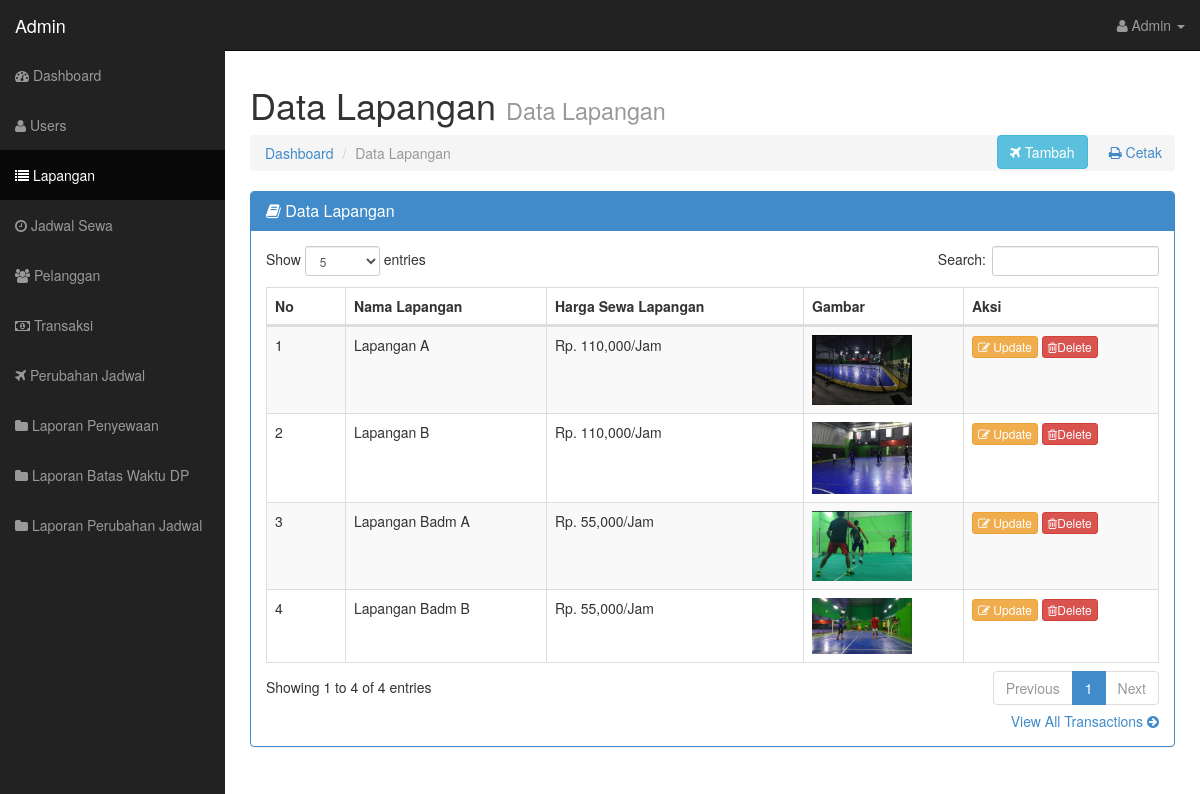
The page /admin/?page=lapangan (signed in) on the database its author committed.
### tables this page shows
CREATE TABLE `lapangan` (
  `id_lapangan` int(11) NOT NULL,
  `nama_lapangan` varchar(30) NOT NULL,
  `harga_sewa` int(15) NOT NULL,
  `gambar` varchar(255) NOT NULL
);

### admin/classcrud/classcrud.php (called while the page is built, shortened)
<?php
class Lapangan {
    public function tampil_lapangan($koneksi){
        $qry = $koneksi->query("SELECT * FROM lapangan ORDER BY id_lapangan ASC");
        return $qry;
        return $data;
    }
}
$lapangan = new Lapangan();
?>

### admin/views/lapangan.php (the view, shortened to what this page needs)
<!DOCTYPE html>
<html lang="en">
<head>
</head>
<body>
<div class="row">
          <div class="col-lg-12">
            <h1>Data Lapangan <small>Data Lapangan</small></h1>
            <a href="" class="btn btn-secondary pull-right" style="margin-left: 8px;"><i class="fa fa-print"></i> Cetak</a>
            <button type="button" class="btn btn-info pull-right" id="tambahdatalapangan" data-toggle="modal" data-target="#tambahlapangan">
                  <i class="fa fa-plane"></i> Tambah
            </button>
            <ol class="breadcrumb">
              <li><a href="index.html"><i class="icon-dashboard"></i> Dashboard</a></li>
              <li class="active"><i class="icon-file-alt"></i>Data Lapangan</li>
            </ol>
          </div>
        </div>
  <div class="row">
            <div class="col-lg-12">
            <div class="panel panel-primary">
              <div class="panel-heading">
                <h3 class="panel-title"><i class="fa fa-book"></i> Data Lapangan</h3>
              </div>
              <div class="panel-body">
                <div class="table-responsive">
                  <table class="table table-bordered table-hover table-striped tablesorter" id="dataTable">
                    <thead>
                        <tr>
                            <th>No</th>
                            <th>Nama Lapangan</th>
                            <th>Harga Sewa Lapangan</th>
                            <th>Gambar</th>
                            <th>Aksi</th>
                        </tr>
                    </thead>
                    <tbody>
                    <?php
                      $qry = $lapangan->tampil_lapangan($koneksi);
                      foreach ($qry as $dat => $data) {
                    ?>
                    <tr>
                        <td><?= $dat + 1 ?></td>
                        <td><?= ucwords($data['nama_lapangan']) ?></td>
                        <td>Rp. <?= number_format($data['harga_sewa']) ?>/Jam</td>
                        <td><img src="../assets/img/<?= $data['gambar']; ?>" width="100px"></td>
                        <td>
                            <a id="ubahdatalapangan" data-toggle="modal" data-target="#ubahlapangan" data-idlapangan="<?= $data['id_lapangan'] ?>" data-namalapangan="<?= $data['nama_lapangan'] ?>" data-hargasewa="<?= $data['harga_sewa'] ?>" data-gbr="<?= $data['gambar'] ?>" ><button class="btn btn-warning btn-xs"><i class="fa fa-pencil-square-o"></i> Update</button></a>
                            <a href="?page=lapangan&hapus=<?= $data['id_lapangan'] ?>" class="btn btn-danger btn-xs" onclick="return confirm('Yakin Ingin Di Hapus ?')"><i class="fa fa-trash-o"></i>Delete</a>
                        </td>
                    </tr>
                    <?php } ?>
                    </tbody>
                  </table>
                </div>
                <div class="text-right">
                  <a href="#">View All Transactions <i class="fa fa-arrow-circle-right"></i></a>
                </div>
              </div>
            </div>
          </div>
        </div>
        <?php include_once 'modalaksi/tambahlapangan.php'; ?>
        <?php include_once 'modalaksi/ubahlapangan.php'; ?>
</body>
</html>

### admin/index.php (shortened to what this page needs)
<?php
include_once "classcrud/classcrud.php";
?>
<!DOCTYPE html>
<html lang="en">
  <head>
    <link href="../assets/css/bootstrap.css" rel="stylesheet">
    <link href="../assets/css/sb-admin.css" rel="stylesheet">
    <link rel="stylesheet" href="../assets/font-awesome/css/font-awesome.min.css">
    <link rel="stylesheet" href="../dataTables/datatables.min.css">
  </head>
  <body>
    <div id="wrapper">
      <nav class="navbar navbar-inverse navbar-fixed-top" role="navigation">
        <div class="navbar-header">
          <a class="navbar-brand" href="?page=dashboard"><?= ucwords($_SESSION['adm']['username']); ?></a>
        </div>
        <div class="collapse navbar-collapse navbar-ex1-collapse">
          <ul class="nav navbar-nav side-nav">
          <?php if(@$_SESSION['admin']) : ?>
            <li <?= @$_GET['page'] == 'dashboard' ? 'class="active"' : ''; ?>><a href="?page=dashboard"><i class="fa fa-dashboard"></i> Dashboard</a></li>
            <li <?= @$_GET['page'] == 'users' ? 'class="active"' : ''; ?> ><a href="?page=users"><i class="fa fa-user"></i> Users</a></li>
            <li <?= @$_GET['page'] == 'lapangan' ? 'class="active"' : ''; ?> ><a href="?page=lapangan"><i class="fa fa-list"></i> Lapangan</a></li>
            <li <?= @$_GET['page'] == 'jadwalsewa' ? 'class="active"' : ''; ?> ><a href="?page=jadwalsewa"><i class="fa fa-clock-o"></i> Jadwal Sewa</a></li>
            <li <?= @$_GET['page'] == 'customer' ? 'class="active"' : ''; ?> ><a href="?page=customer"><i class="fa fa-users"></i> Pelanggan</a></li>
            <li <?= @$_GET['page'] == 'transaksi' ? 'class="active"' : ''; ?> ><a href="?page=transaksi"><i class="fa fa-money"></i> Transaksi</a></li>
            <li <?= @$_GET['page'] == 'perubahanjadwal' ? 'class="active"' : ''; ?> ><a href="?page=perubahanjadwal"><i class="fa fa-plane"></i> Perubahan Jadwal</a></li>
            <li <?= @$_GET['page'] == 'laporansewa' ? 'class="active"' : ''; ?> ><a href="?page=laporansewa"><i class="fa fa-folder"></i> Laporan Penyewaan</a></li>
            <li <?= @$_GET['page'] == 'laporanbtsdp' ? 'class="active"' : ''; ?> ><a href="?page=laporanbtsdp"><i class="fa fa-folder"></i> Laporan Batas Waktu DP</a></li>
            <li <?= @$_GET['page'] == 'laporanperubahanjadwal' ? 'class="active"' : ''; ?> ><a href="?page=laporanperubahanjadwal"><i class="fa fa-folder"></i> Laporan Perubahan Jadwal</a></li>
          <?php endif; ?>
          </ul>
          <ul class="nav navbar-nav navbar-right navbar-user">
            <li class="dropdown user-dropdown">
              <a href="#" class="dropdown-toggle" data-toggle="dropdown"><i class="fa fa-user"></i> <?= ucwords($_SESSION['adm']['namauser']); ?> <b class="caret"></b></a>
            </li>
          </ul>
        </div>
      </nav>
      <div id="page-wrapper">
       <?php
        if(@$_GET['page'] == 'lapangan')
        {
          if(@$_SESSION['admin'])
          {
            include_once "views/lapangan.php";
          }else{
            echo "<script>alert('maaf tidak diizinkan akses ke menu ini');</script>";
            include_once "views/dashboard.php";
          }
        }
       ?>
  </body>
</html>

### admin/views/modalaksi/tambahlapangan.php (shortened to what this page needs)
</div>

### admin/views/modalaksi/ubahlapangan.php (shortened to what this page needs)
</div>

### assets/css/sb-admin.css (style rules this page uses)
body { margin-top: 50px; background-image: url("../bg/bgadm.png"); background-size: cover; background-repeat: no-repeat; }
#wrapper { padding-left: 0; }
#page-wrapper { width: 100%; padding: 5px 15px; }
table.tablesorter thead { cursor: pointer; }
@media (min-width:768px) { #wrapper { padding-left: 225px; } }
@media (min-width:768px) { #page-wrapper { padding: 15px 25px; } }
@media (min-width:768px) { .side-nav { margin-left: -225px; left: 225px; width: 225px; position: fixed; top: 50px; height: 100%; border-radius: 0; border: none; background-color: #222222; overflow-y: auto; } }
@media (min-width:768px) { .side-nav>li>a { width: 225px; } }
@media (min-width:768px) { .navbar-collapse { padding-left: 15px !important; padding-right: 15px !important; } }

### rows shown on the page
lapangan: nama_lapangan "Lapangan A", harga_sewa "110,000", gambar (picture)
lapangan: nama_lapangan "Lapangan B", harga_sewa "110,000", gambar (picture)
lapangan: nama_lapangan "Lapangan Badm A", harga_sewa "55,000", gambar (picture)
lapangan: nama_lapangan "Lapangan Badm B", harga_sewa "55,000", gambar (picture)

### other values the page prints
$_SESSION['adm']['username'] "Admin"
$_SESSION['adm']['namauser'] "Admin"
